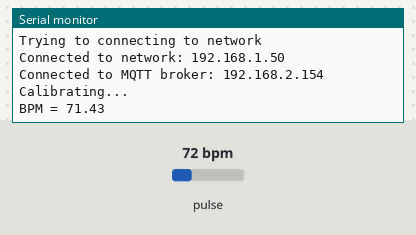
This sketch was run on a simulated ESP32. Shown: the last lines printed to the serial monitor. The inputs (shaded band) are chosen by the test bench; at power-on: pulse 72 bpm. WiFi joins after 1.5 s; servers stay silent unless stated; the local clock reads 2024-03-15 10:24:30 at power-on unless the sketch sets it; no MQTT or app messages arrive unless stated; not simulated (calls return 0 or success): secrets.h.

Above: at 3.2 s.
3.3 s: pulse set to 42 bpm
At 4.7 s:
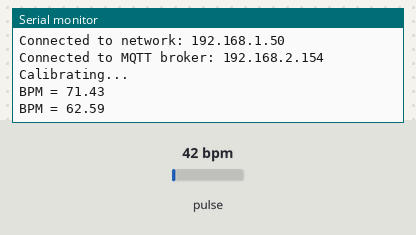
4.8 s: pulse set to 70 bpm
At 5.9 s:
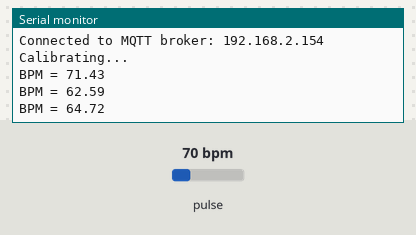
Timing chart, 0 to 7.8 s (numbered marks = the images above; inputs shaded):
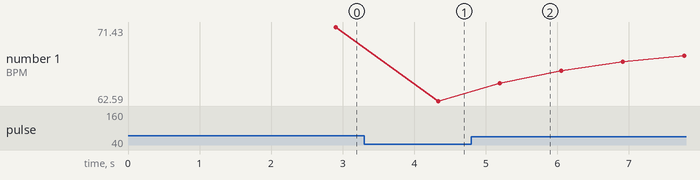

Measured:
- after the input at 3.3 s, the serial monitor: prints a new line after 1.0 s (image 1)
- after the input at 4.8 s, the serial monitor: prints a new line after 0.40 s (image 2)
- plotted number 1: 71.43 → 62.59 after the input at 3.3 s, 62.59 → 69.44 after the input at 4.8 s

The sketch:

main.ino
```cpp
#include "MAX30105.h"
#include "heartRate.h"
#include "secrets.h"
#include <WiFi.h>
#include <PubSubClient.h>
#include <time.h>


MAX30105 sensor;
WiFiClient wifiClient;
PubSubClient MQTT(wifiClient);

unsigned long lastBeatTime = 0;
float bpm = 0;
float normalizedBpm = 0;
unsigned long fingerNotDetectedTime = 0;
unsigned long pulseNotDetectedTime = 0;
bool hasPreviousBeat = false;

const char* MQTT_ID = "MQTT_ID";
const char* MQTT_BROKER = "192.168.2.154";
const int MQTT_BROKER_PORT = 1883;
const char* MQTT_TOPIC =  "sensor";
const char* DEVICE_ID = "01a160c0-7517-745b-8241-e7f8d680449f";

void setup() {
  Serial.begin(115200);
  delay(500);
  Wire.begin(8, 9);
  if(!sensor.begin(Wire, I2C_SPEED_FAST)){
    //TODO: send a mqtt message about this state
    Serial.println("Sensor was not found!");
    delay(1000);
    while(true);
  }
  sensor.setup();
  sensor.setPulseAmplitudeRed(0x24);
  sensor.setPulseAmplitudeGreen(0);

  WiFi.begin(SSID, PASS);
  while (WiFi.status() != WL_CONNECTED){
    Serial.println("Trying to connecting to network");
    delay(500);
  }
  Serial.print("Connected to network: ");
  Serial.println(WiFi.localIP());

   MQTT.setServer(MQTT_BROKER, MQTT_BROKER_PORT);

  while (!MQTT.connected()){
    if(MQTT.connect(MQTT_ID)){
      MQTT.subscribe(MQTT_TOPIC);
      Serial.print("Connected to MQTT broker: ");
      Serial.println(MQTT_BROKER);
    }
  }
  configTime(0, 0, "pool.ntp.org", "a.st1.ntp.br");
}

void loop() {
  long value = sensor.getIR();
    //TODO: creting consts for values like 50000, 30.0, 200.0
    if(value > 50000){
      if(checkForBeat(value)){
        if(hasPreviousBeat){
          long delta = millis() - lastBeatTime;
          bpm = 60 / (delta / 1000.0);
          lastBeatTime = millis();
          if(bpm >= 25 && bpm <= 250){
            if(normalizedBpm == 0){
              normalizedBpm = bpm;
            }else{
              normalizedBpm = (normalizedBpm * 0.70) + (bpm * 0.30);
            }
            publishMessage("MEASURING", normalizedBpm);
            Serial.print("BPM = ");
            Serial.println(normalizedBpm);
          }
        }else{
          lastBeatTime = millis();
          hasPreviousBeat = true;
          publishMessage("CALIBRATING", 0);
          Serial.println("Calibrating...");
        }
        pulseNotDetectedTime = millis();
      }else {
        if(millis() - pulseNotDetectedTime > 5000){
          pulseNotDetectedTime = millis();
          hasPreviousBeat = false;
          normalizedBpm = 0;
          publishMessage("WEAK_SIGNAL", 0);
          Serial.println("Finger not detected correctly! Position your finger again!");
        }
      }
    }else{
      lastBeatTime = millis();
      pulseNotDetectedTime = millis();
      hasPreviousBeat = false;
      normalizedBpm = 0;
      if(millis() - fingerNotDetectedTime > 5000){
        publishMessage("IDLE", 0);
        Serial.println("Finger not detected! Position your finger!");
        fingerNotDetectedTime = millis();
      }
    }
  MQTT.loop();
}

void publishMessage(const char* state, const float bpm){
  char payload[256];
  snprintf(payload, sizeof(payload), "{\"device_id\":\"%s\",\"state\":\"%s\",\"bpm\":%.1f,\"time\":%lld}", DEVICE_ID, state, bpm, (long long)time(nullptr));
  MQTT.publish(MQTT_TOPIC, payload);
}
```
